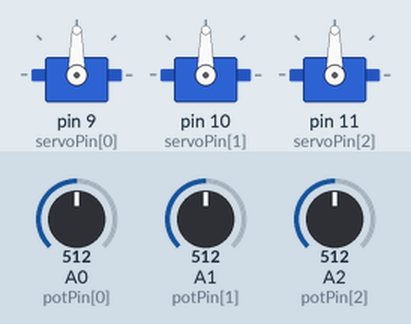
Bench run of a sketch on a simulated Arduino Uno, built with avr-gcc and run on an emulated ATmega328P. Shown: 3 × servo. The test bench sets the inputs (shaded band); at power-on: A0 (potPin[0]) = 512, A1 (potPin[1]) = 512, A2 (potPin[2]) = 512. What the sketch prints to the serial monitor is not drawn.

Above: at 1.2 s.
1.3 s: A0 (potPin[0]) set to 561
2.8 s: A0 (potPin[0]) set to 582
At 3.26 s:
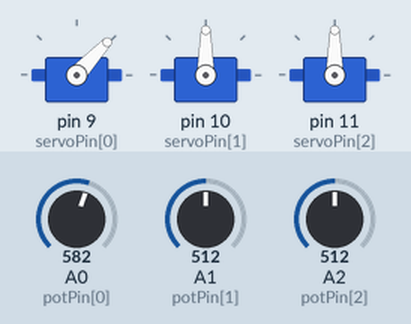
At 4.8 s:
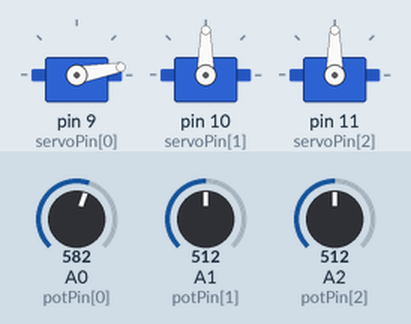
5.1 s: A1 (potPin[1]) set to 558
6.6 s: A1 (potPin[1]) set to 579
At 7.9 s:
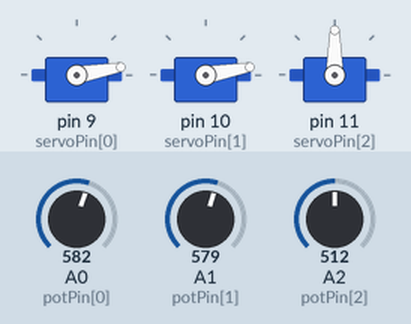
8.9 s: A2 (potPin[2]) set to 555
10.4 s: A2 (potPin[2]) set to 579
At 11.9 s:
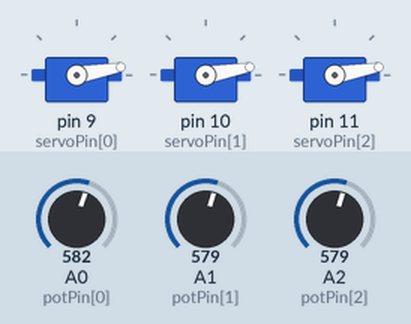
Timing chart, 0 to 13.4 s (numbered marks = the images above; inputs shaded):
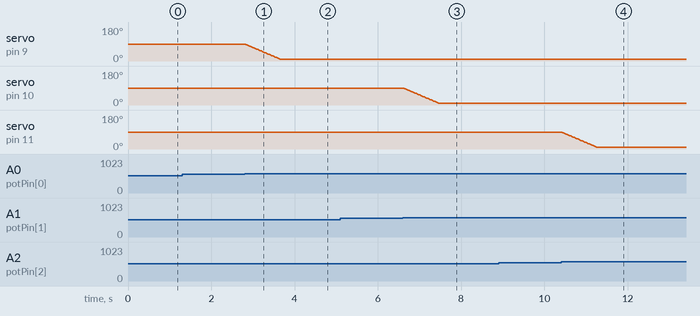

Measured:
- the behaviour switches between 570 and 571 on A0 (potPin[0]) (found by bisection; images 0 and 1)
- the behaviour switches between 570 and 571 on A1 (potPin[1]) (found by bisection; images 2 and 3)
- the behaviour switches between 570 and 571 on A2 (potPin[2]) (found by bisection; images 3 and 4)
- after the input at 1.3 s, every drawn part: stays the same
- after the input at 2.8 s, servo on pin 9 (servoPin[0]): moves from 90° to 10° over 0.84 s, starting at once
- after the input at 5.1 s, every drawn part: stays the same
- after the input at 6.6 s, servo on pin 10 (servoPin[1]): moves from 90° to 10° over 0.84 s, starting at once
- after the input at 8.9 s, every drawn part: stays the same
- after the input at 10.4 s, servo on pin 11 (servoPin[2]): moves from 90° to 10° over 0.84 s, starting at once

The sketch:

sketch_relative3servo.ino
```cpp
// https://forum.arduino.cc/index.php?topic=239959.0

#include <Servo.h>

#define mainArm 0
#define jib 1
#define bucket 2
#define slew 3

Servo servo[4];

byte angle[4] = {90, 90, 90};

byte potPin[4] = {A0, A1, A2};
byte servoPin[4] = {9, 10, 11};

void setup() {

  Serial.begin(9600);
  Serial.println("Starting DiggerCode.ino");


  for (byte n = 0; n < 3; n++) {
    servo[n].attach(servoPin[n]);
  }
}

void loop() {
  readPotentiometers();
  moveServos();
  delay(10);
}

void readPotentiometers() {
  int potVal;
  for (byte n = 0; n < 4; n++) {
    potVal = analogRead(potPin[n]);

    if (potVal < 450) {
      angle[n] += 1;
      if (angle[n] > 170) {
        angle[n] = 170;
      }
    }

    if (potVal > 570) {
      angle[n] -= 1;
      if (angle[n] < 10) {
        angle[n] = 10;
      }
    }

  }
}

void moveServos() {
  for (byte n = 0; n < 4; n++) {
    servo[n].write(angle[n]);
  }
}
```
